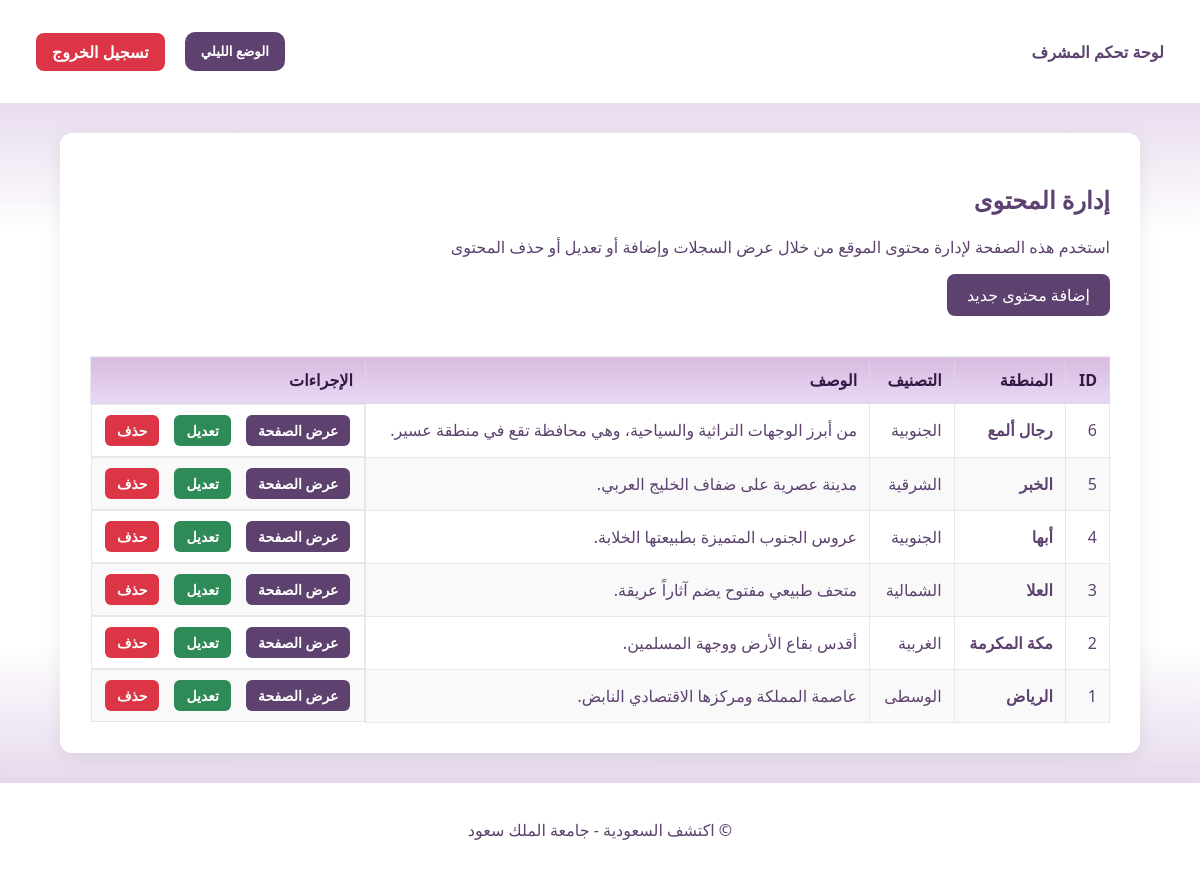
Page /dashboard.php (signed in) on the earlier database version.
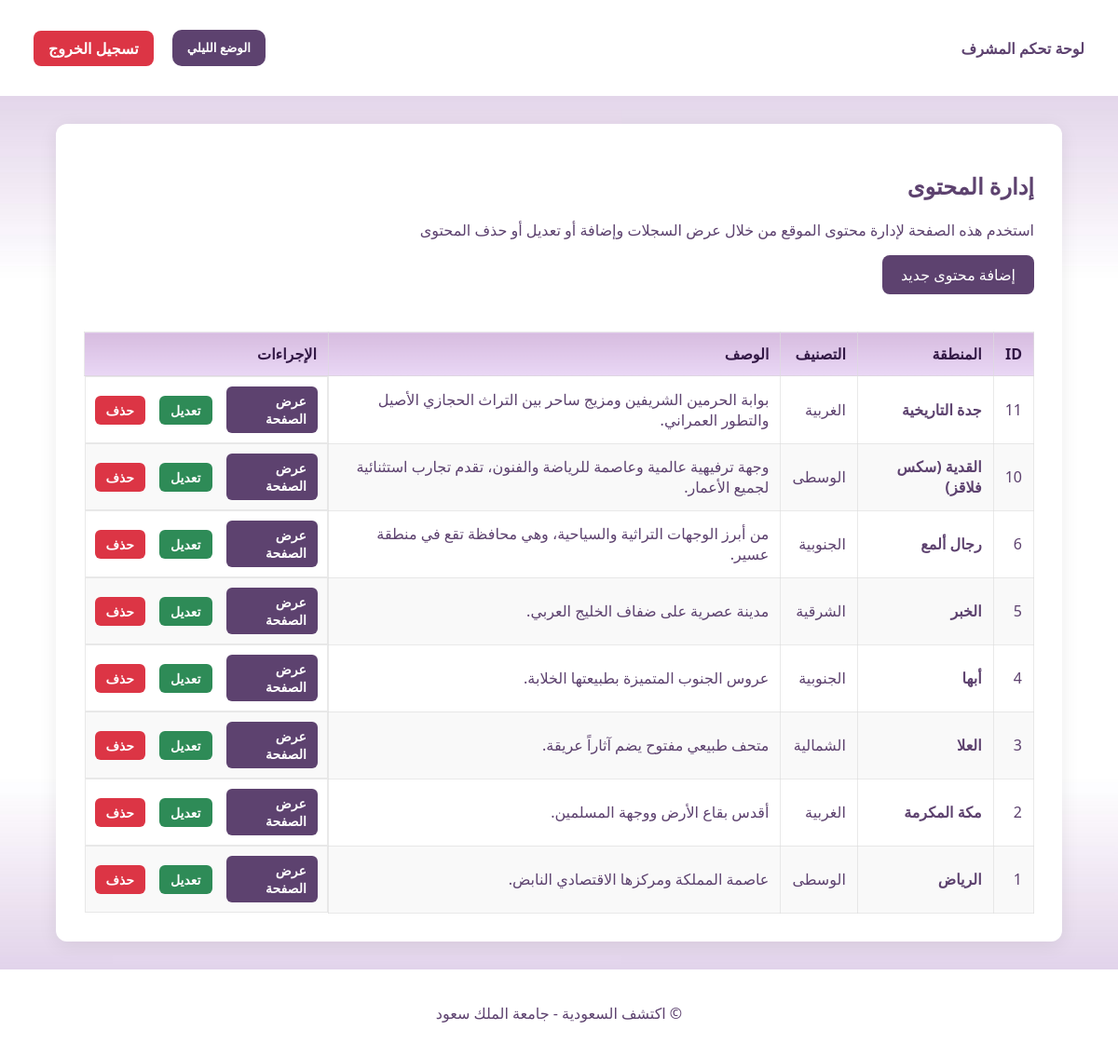
Same page on the later database version.
### tables this page shows
CREATE TABLE `regions` (
  `id` int(11) NOT NULL,
  `name` varchar(100) NOT NULL,
  `category` varchar(50) DEFAULT NULL,
  `description` text DEFAULT NULL,
  `details` text DEFAULT NULL,
  `main_image` varchar(255) DEFAULT NULL,
  `landmarks` text DEFAULT NULL,
  `activities` text DEFAULT NULL,
  `gallery_img1` varchar(255) DEFAULT NULL,
  `gallery_img2` varchar(255) DEFAULT NULL,
  `gallery_img3` varchar(255) DEFAULT NULL,
  `facts` text DEFAULT NULL
);

### dashboard_process.php (called while the page is built, shortened)
<?php
include 'datab.php';
$result = mysqli_query($conn, "SELECT * FROM regions ORDER BY id DESC");
?>

### dashboard.php (the view, shortened to what this page needs)
<?php
include 'dashboard_process.php';
?>
<!DOCTYPE html>
<html lang="ar" dir="rtl">
<head>
    <link rel="stylesheet" href="style.css">
</head>
<body>
<header>
    <div class="nav-container">
        <div class="logo">لوحة تحكم المشرف</div>
        <nav>
            <ul>
                <li><button id="night-mode-btn" onclick="toggleNightMode()">الوضع الليلي</button></li>
                <li><a href="logout.php" onclick="return confirm('هل أنت متأكد أنك تريد تسجيل الخروج؟')" class="btn-logout">تسجيل الخروج</a></li>
            </ul>
        </nav>
    </div>
</header>
<main class="dashboard-main">
    <div class="dashboard-container">
        <h2>إدارة المحتوى</h2>
        <p>استخدم هذه الصفحة لإدارة محتوى الموقع من خلال عرض السجلات وإضافة أو تعديل أو حذف المحتوى</p>
        <a href="add.php" class="btn-add"> إضافة محتوى جديد</a>
        <div class="table-responsive">
            <table class="dashboard-table">
                <thead>
                    <tr>
                        <th>ID</th>
                        <th>المنطقة</th>
                        <th>التصنيف</th>
                        <th>الوصف</th>
                        <th>الإجراءات</th>
                    </tr>
                </thead>
                <tbody>
                    <?php
                    if ($result && mysqli_num_rows($result) > 0):
                        while($row = mysqli_fetch_assoc($result)):
                    ?>
                    <tr>
                        <td><?php echo $row['id']; ?></td>
                        <td><strong><?php echo $row['name']; ?></strong></td>
                        <td><?php echo $row['category']; ?></td>
                        <td><?php echo $row['description']; ?></td>
                        <td class="actions-cell">
                            <a href="details.php?id=<?php echo $row['id']; ?>" class="btn-view" target="_blank">عرض الصفحة</a>
                            <a href="update.php?id=<?php echo $row['id']; ?>" class="btn-edit">تعديل</a>
                            <a href="dashboard.php?delete=<?php echo $row['id']; ?>"
                               class="btn-delete"
                               onclick="return confirm('هل أنت متأكد من حذف هذا السجل نهائياً؟')">حذف</a>
                        </td>
                    </tr>
                    <?php
                        endwhile;
                    else:
                    ?>
                    <tr>
                        <td colspan="5" style="text-align:center; padding: 20px;">لا توجد بيانات حالياً. اضغط على "إضافة محتوى" للبدء.</td>
                    </tr>
                    <?php endif; ?>
                </tbody>
            </table>
        </div>
    </div>
</main>
<footer id="footer-tag">
    <p>© اكتشف السعودية - جامعة الملك سعود</p>
</footer>
</body>
</html>

Differences in the rows shown:
added regions: id "11", name "جدة التاريخية", category "الغربية", description "بوابة الحرمين الشريفين ومزيج ساحر بين التراث الحجازي الأصيل والتطور العمراني."
added regions: id "10", name "القدية (سكس فلاقز)", category "الوسطى", description "وجهة ترفيهية عالمية وعاصمة للرياضة والفنون، تقدم تجارب استثنائية لجميع الأعمار."
